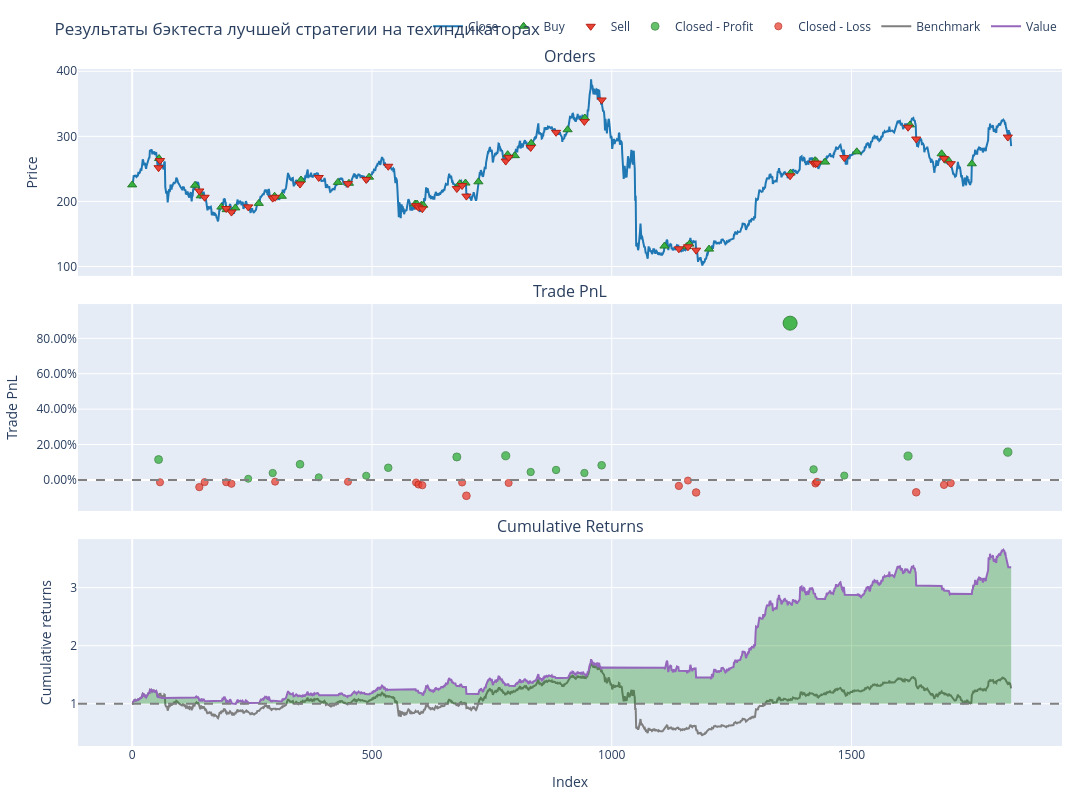

The notebook cell saved with this chart:
### Code cell
portfolio = results[best_strategy]['portfolio']

# Визуализация результатов бэктеста
fig = portfolio.plot()
fig.update_layout(
    title="Результаты бэктеста лучшей стратегии на техиндикаторах",
    width=1200,
    height=800
)
fig.show()

### Figure 1 — Plotly figure (JSON) as saved in the notebook; plotly's stock layout.template omitted (floating-point values rounded to 4 significant figures; data arrays with more than 128 entries replaced by an {"elided": "..."} marker saying what was removed)
{"data": [{"legendgroup": "0", "line": {"color": "#1f77b4"}, "name": "Close", "showlegend": true, "type": "scatter", "uid": "11452c07-2bbe-408d-9a6b-b40fb3e9c6ce", "x": {"elided": "1834 int values"}, "xaxis": "x", "y": {"elided": "1834 float values"}, "yaxis": "y"}, {"customdata": [[0, 4432.0, 999.0], [2, 4188.0, 1114.0], [4, 4888.0, 1099.0], [6, 5052.0, 1054.0], [8, 5438.0, 1041.0], [10, 5478.0, 1027.0], [12, 5284.0, 1004.0], [14, 5129.0, 1010.0], [16, 5046.0, 1050.0], [18, 4998.0, 1039.0], [20, 4854.0, 1131.0], [22, 5004.0, 1147.0], [24, 4981.0, 1135.0], [26, 4897.0, 1162.0], [28, 6334.0, 1242.0], [30, 6244.0, 1223.0], [32, 6137.0, 1192.0], [34, 5952.0, 1156.0], [36, 5743.0, 1305.0], [38, 5636.0, 1286.0], [40, 5088.0, 1171.0], [42, 4894.0, 1330.0], [44, 4836.0, 1307.0], [46, 4719.0, 1365.0], [48, 4648.0, 1442.0], [50, 4565.0, 1498.0], [52, 12340.0, 1621.0], [54, 12000.0, 1566.0], [56, 11610.0, 1560.0], [58, 11440.0, 1450.0], [60, 11220.0, 2733.0], [62, 11020.0, 2895.0], [64, 10860.0, 2837.0], [66, 10770.0, 2806.0], [68, 10410.0, 2874.0], [70, 10270.0, 3261.0], [72, 11100.0, 3032.0], [74, 11230.0, 2947.0], [76, 11220.0, 2892.0]], "hovertemplate": "Order Id: %{customdata[0]}<br>Timestamp: %{x}<br>Price: %{y}<br>Size: %{customdata[1]:.6f}<br>Fees: %{customdata[2]:.6f}", "legendgroup": "1", "marker": {"color": "#37B13F", "line": {"color": "rgb(38,123,44)", "width": 1}, "size": 8, "symbol": "triangle-up"}, "mode": "markers", "name": "Buy", "type": "scatter", "uid": "2b0d40ce-f791-429a-be37-9e8edaa54f92", "x": [0, 56, 131, 143, 186, 197, 215, 264, 297, 312, 352, 429, 452, 494, 590, 594, 603, 607, 683, 695, 722, 783, 798, 832, 908, 944, 1110, 1156, 1162, 1203, 1373, 1424, 1427, 1445, 1511, 1622, 1688, 1703, 1751], "xaxis": "x", "y": [225.4, 265.9, 224.8, 208.6, 191.4, 187.4, 190.0, 197.0, 208.0, 207.9, 232.9, 229.2, 227.9, 237.3, 196.0, 195.9, 194.2, 194.2, 227.3, 228.2, 230.1, 271.8, 270.3, 289.3, 310.2, 328.1, 131.4, 130.5, 134.4, 126.7, 243.6, 262.7, 261.1, 260.5, 276.2, 317.6, 273.2, 262.3, 257.9], "yaxis": "y"}, {"customdata": [[1, 4432.0, 1116.0], [3, 4188.0, 1101.0], [5, 4888.0, 1056.0], [7, 5052.0, 1043.0], [9, 5438.0, 1029.0], [11, 5478.0, 1006.0], [13, 5284.0, 1012.0], [15, 5129.0, 1052.0], [17, 5046.0, 1041.0], [19, 4998.0, 1133.0], [21, 4854.0, 1149.0], [23, 5004.0, 1138.0], [25, 4981.0, 1164.0], [27, 4897.0, 1244.0], [29, 6334.0, 1226.0], [31, 6244.0, 1194.0], [33, 6137.0, 1158.0], [35, 5952.0, 1308.0], [37, 5743.0, 1289.0], [39, 5636.0, 1173.0], [41, 5088.0, 1333.0], [43, 4894.0, 1310.0], [45, 4836.0, 1368.0], [47, 4719.0, 1445.0], [49, 4648.0, 1501.0], [51, 4565.0, 1625.0], [53, 12340.0, 1570.0], [55, 12000.0, 1564.0], [57, 11610.0, 1453.0], [59, 11440.0, 2738.0], [61, 11220.0, 2900.0], [63, 11020.0, 2842.0], [65, 10860.0, 2812.0], [67, 10770.0, 2880.0], [69, 10410.0, 3267.0], [71, 10270.0, 3038.0], [73, 11100.0, 2953.0], [75, 11230.0, 2898.0], [77, 11220.0, 3353.0]], "hovertemplate": "Order Id: %{customdata[0]}<br>Timestamp: %{x}<br>Price: %{y}<br>Size: %{customdata[1]:.6f}<br>Fees: %{customdata[2]:.6f}", "legendgroup": "2", "marker": {"color": "#EA4335", "line": {"color": "rgb(181,31,18)", "width": 1}, "size": 8, "symbol": "triangle-down"}, "mode": "markers", "name": "Sell", "type": "scatter", "uid": "8be56a65-7b22-4ed1-8dd3-4bcea528c76d", "x": [55, 58, 140, 151, 196, 207, 242, 293, 298, 350, 389, 450, 488, 534, 592, 597, 605, 677, 688, 697, 779, 785, 831, 884, 943, 979, 1140, 1159, 1176, 1372, 1421, 1425, 1428, 1485, 1618, 1635, 1693, 1707, 1826], "xaxis": "x", "y": [251.8, 262.8, 216.1, 206.4, 189.2, 183.6, 191.6, 205.0, 206.3, 226.7, 236.8, 227.3, 233.7, 254.0, 193.5, 191.2, 188.7, 219.8, 224.4, 208.2, 262.0, 267.6, 282.9, 306.1, 322.9, 355.9, 127.2, 130.3, 125.1, 239.4, 258.5, 257.9, 258.8, 267.3, 314.0, 295.9, 266.0, 258.0, 298.9], "yaxis": "y"}, {"customdata": [[0, 0, 114900.0, 0.115], [6, 6, 6535.0, 0.00651], [7, 7, 39220.0, 0.03881], [9, 9, 91810.0, 0.08836], [10, 10, 16360.0, 0.01447], [12, 12, 26680.0, 0.0235], [13, 13, 79710.0, 0.0686], [17, 17, 149800.0, 0.1296], [20, 20, 159600.0, 0.1363], [22, 22, 58200.0, 0.04452], [23, 23, 76590.0, 0.05609], [24, 24, 56210.0, 0.03899], [25, 25, 123600.0, 0.0825], [29, 29, 1284000.0, 0.8858], [30, 30, 162200.0, 0.05935], [33, 33, 68030.0, 0.02424], [34, 34, 387100.0, 0.1347], [38, 38, 454300.0, 0.1571]], "hovertemplate": "Exit Trade Id: %{customdata[0]}<br>Position Id: %{customdata[1]}<br>Exit Timestamp: %{x}<br>PnL: %{customdata[2]:.6f}<br>Return: %{customdata[3]:.2%}", "legendgroup": "3", "marker": {"color": "#37B13F", "line": {"color": "rgb(38,123,44)", "width": 1}, "opacity": [0.7689, 0.7505, 0.7559, 0.7644, 0.7518, 0.7533, 0.761, 0.7714, 0.7725, 0.7569, 0.7589, 0.756, 0.7634, 0.9, 0.7594, 0.7535, 0.7722, 0.7761], "size": [7.882, 7.021, 7.278, 7.671, 7.084, 7.156, 7.514, 7.998, 8.051, 7.323, 7.415, 7.279, 7.624, 14, 7.441, 7.162, 8.038, 8.216], "symbol": "circle"}, "mode": "markers", "name": "Closed - Profit", "type": "scatter", "uid": "310ea44e-33fb-43c7-ba0a-1a7e15c71331", "x": [55, 242, 293, 350, 389, 488, 534, 677, 779, 831, 884, 943, 979, 1372, 1421, 1485, 1618, 1826], "xaxis": "x2", "y": [0.115, 0.00651, 0.03881, 0.08836, 0.01447, 0.0235, 0.0686, 0.1296, 0.1363, 0.04452, 0.05609, 0.03899, 0.0825, 0.8858, 0.05935, 0.02424, 0.1347, 0.1571], "yaxis": "y2"}, {"customdata": [[1, 1, -15240.0, -0.01368], [2, 2, -44680.0, -0.04067], [3, 3, -13390.0, -0.0127], [4, 4, -13980.0, -0.01344], [5, 5, -22690.0, -0.0221], [8, 8, -10540.0, -0.01004], [11, 11, -11930.0, -0.0104], [14, 14, -18300.0, -0.01474], [15, 15, -31690.0, -0.0259], [16, 16, -35870.0, -0.03011], [18, 18, -19140.0, -0.01467], [19, 19, -115600.0, -0.08984], [21, 21, -23090.0, -0.01736], [26, 26, -55120.0, -0.03399], [27, 27, -6020.0, -0.003843], [28, 28, -110800.0, -0.07102], [31, 31, -57980.0, -0.02003], [32, 32, -30420.0, -0.01072], [35, 35, -229100.0, -0.07026], [36, 36, -85550.0, -0.02822], [37, 37, -54600.0, -0.01853]], "hovertemplate": "Exit Trade Id: %{customdata[0]}<br>Position Id: %{customdata[1]}<br>Exit Timestamp: %{x}<br>PnL: %{customdata[2]:.6f}<br>Return: %{customdata[3]:.2%}", "legendgroup": "4", "marker": {"color": "#EA4335", "line": {"color": "rgb(181,31,18)", "width": 1}, "opacity": [0.7517, 0.7563, 0.7515, 0.7516, 0.7531, 0.7511, 0.7511, 0.7519, 0.7538, 0.7545, 0.7518, 0.7646, 0.7523, 0.7551, 0.75, 0.7614, 0.7528, 0.7512, 0.7613, 0.7541, 0.7525], "size": [7.078, 7.292, 7.07, 7.076, 7.145, 7.049, 7.052, 7.086, 7.175, 7.208, 7.086, 7.683, 7.107, 7.239, 7, 7.533, 7.128, 7.055, 7.527, 7.193, 7.117], "symbol": "circle"}, "mode": "markers", "name": "Closed - Loss", "type": "scatter", "uid": "619e8f23-92c8-4c1f-8863-1a79e5d0f075", "x": [58, 140, 151, 196, 207, 298, 450, 592, 597, 605, 688, 697, 785, 1140, 1159, 1176, 1425, 1428, 1635, 1693, 1707], "xaxis": "x2", "y": [-0.01368, -0.04067, -0.0127, -0.01344, -0.0221, -0.01004, -0.0104, -0.01474, -0.0259, -0.03011, -0.01467, -0.08984, -0.01736, -0.03399, -0.003843, -0.07102, -0.02003, -0.01072, -0.07026, -0.02822, -0.01853], "yaxis": "y2"}, {"legendgroup": "5", "line": {"color": "#7f7f7f"}, "name": "Benchmark", "showlegend": true, "type": "scatter", "uid": "dfb6e9e3-0718-4c64-a748-0bb2639c053c", "x": {"elided": "1834 int values"}, "xaxis": "x3", "y": {"elided": "1834 float values"}, "yaxis": "y3"}, {"hoverinfo": "skip", "legendgroup": "6", "line": {"color": "rgba(0, 0, 0, 0)", "width": 0}, "opacity": 0, "showlegend": false, "type": "scatter", "uid": "2afde39f-6b0e-4f9b-b67e-927888dca514", "x": {"elided": "1834 int values"}, "xaxis": "x3", "y": {"elided": "1834 int values"}, "yaxis": "y3"}, {"connectgaps": false, "fill": "tonexty", "fillcolor": "rgba(0, 128, 0, 0.3)", "hoverinfo": "skip", "legendgroup": "6", "line": {"color": "rgba(0, 0, 0, 0)", "width": 0}, "opacity": 0, "showlegend": false, "type": "scatter", "uid": "37833eb7-a2c2-4a5d-ad6c-89a4d01c7640", "x": {"elided": "1834 int values"}, "xaxis": "x3", "y": {"elided": "1834 float values"}, "yaxis": "y3"}, {"hoverinfo": "skip", "legendgroup": "6", "line": {"color": "rgba(0, 0, 0, 0)", "width": 0}, "opacity": 0, "showlegend": false, "type": "scatter", "uid": "6dc6a49c-d3de-4793-833b-b85e564a002b", "x": {"elided": "1834 int values"}, "xaxis": "x3", "y": {"elided": "1834 int values"}, "yaxis": "y3"}, {"connectgaps": false, "fill": "tonexty", "fillcolor": "rgba(255, 0, 0, 0.3)", "hoverinfo": "skip", "legendgroup": "6", "line": {"color": "rgba(0, 0, 0, 0)", "width": 0}, "opacity": 0, "showlegend": false, "type": "scatter", "uid": "96b0d74b-eb34-412f-9e36-9aa61eb4a224", "x": {"elided": "1834 int values"}, "xaxis": "x3", "y": {"elided": "1834 float values"}, "yaxis": "y3"}, {"legendgroup": "7", "line": {"color": "#9467bd"}, "name": "Value", "showlegend": true, "type": "scatter", "uid": "d5d35545-5b9e-4365-995f-c1ccb0322066", "x": {"elided": "1834 int values"}, "xaxis": "x3", "y": {"elided": "1834 float values"}, "yaxis": "y3"}, {"hoverinfo": "skip", "legendgroup": "6", "line": {"color": "rgba(0, 0, 0, 0)", "width": 0}, "opacity": 0, "showlegend": false, "type": "scatter", "uid": "fd1476c2-e025-4e46-88d3-bac05ac1d3e5", "x": {"elided": "1834 int values"}, "xaxis": "x3", "y": {"elided": "1834 int values"}, "yaxis": "y3"}], "layout": {"annotations": [{"font": {"size": 16}, "showarrow": false, "text": "Orders", "x": 0.5, "xanchor": "center", "xref": "paper", "y": 1, "yanchor": "bottom", "yref": "paper"}, {"font": {"size": 16}, "showarrow": false, "text": "Trade PnL", "x": 0.5, "xanchor": "center", "xref": "paper", "y": 0.6528, "yanchor": "bottom", "yref": "paper"}, {"font": {"size": 16}, "showarrow": false, "text": "Cumulative Returns", "x": 0.5, "xanchor": "center", "xref": "paper", "y": 0.3056, "yanchor": "bottom", "yref": "paper"}], "height": 800, "legend": {"orientation": "h", "traceorder": "normal", "x": 1, "xanchor": "right", "y": 1.042, "yanchor": "bottom"}, "margin": {"b": 30, "l": 30, "r": 30, "t": 30}, "shapes": [{"line": {"color": "gray", "dash": "dash"}, "type": "line", "x0": 0, "x1": 1, "xref": "paper", "y0": 0, "y1": 0, "yref": "y2"}, {"line": {"color": "gray", "dash": "dash"}, "type": "line", "x0": 0, "x1": 1, "xref": "paper", "y0": 1, "y1": 1, "yref": "y3"}], "showlegend": true, "title": {"text": "Результаты бэктеста лучшей стратегии на техиндикаторах"}, "width": 1200, "xaxis": {"anchor": "y", "domain": [0, 1], "matches": "x3", "showticklabels": false}, "xaxis2": {"anchor": "y2", "domain": [0, 1], "matches": "x3", "showticklabels": false}, "xaxis3": {"anchor": "y3", "domain": [0, 1], "title": {"text": "Index"}}, "yaxis": {"anchor": "x", "domain": [0.6944, 1], "title": {"text": "Price"}}, "yaxis2": {"anchor": "x2", "domain": [0.3472, 0.6528], "tickformat": ".2%", "title": {"text": "Trade PnL"}}, "yaxis3": {"anchor": "x3", "domain": [0, 0.3056], "title": {"text": "Cumulative returns"}}}}
